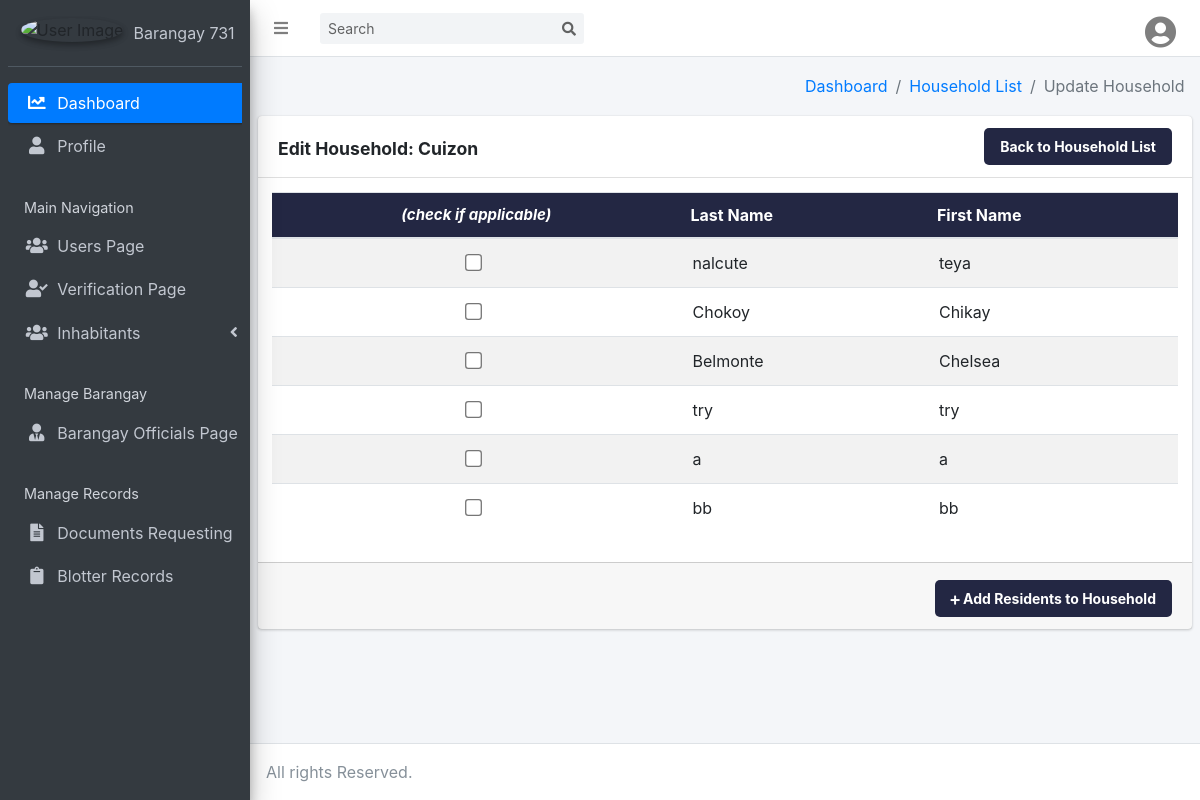
Screenshot of /subcontents/updateHousehold.php?id=1&cluster_id=1 with the database file from the repository.
### tables this page shows
CREATE TABLE `household_tbl` (
  `HouseholdID` int(11) NOT NULL,
  `HouseHoldNumber` int(11) NOT NULL,
  `HouseholdName` varchar(255) DEFAULT NULL,
  `ClusterId` int(11) NOT NULL
);

CREATE TABLE `residents_tbl` (
  `ResidentID` int(11) NOT NULL,
  `HouseholdID` int(11) DEFAULT NULL,
  `ClusterID` int(11) DEFAULT NULL,
  `LastName` varchar(255) DEFAULT NULL,
  `FirstName` varchar(255) DEFAULT NULL,
  `MiddleName` varchar(255) DEFAULT NULL,
  `Suffix` varchar(25) NOT NULL,
  `HouseNumber` int(11) NOT NULL,
  `StreetName` varchar(255) NOT NULL,
  `CityName` varchar(255) NOT NULL,
  `PostalCode` varchar(20) DEFAULT NULL,
  `Gender` varchar(10) DEFAULT NULL,
  `Birthday` date DEFAULT NULL,
  `Age` int(11) DEFAULT NULL,
  `PlaceOfBirth` varchar(255) DEFAULT NULL,
  `Citizenship` varchar(255) NOT NULL,
  `CivilStatus` varchar(20) DEFAULT NULL,
  `LiveIn` enum('yes','no') DEFAULT NULL,
  `PWD` enum('yes','no') DEFAULT NULL,
  `SoloParent` enum('yes','no') DEFAULT NULL,
  `Kasambahay` enum('yes','no') DEFAULT NULL,
  `Occupation` varchar(255) DEFAULT NULL,
  `Student` enum('yes','no') DEFAULT NULL,
  `RegisteredVoter` enum('yes','no') DEFAULT NULL,
  `Image` varchar(255) NOT NULL,
  `IsArchived` tinyint(1) DEFAULT 0
);

### subcontents/updateHousehold.php (the view, shortened to what this page needs)
<?php
require '../includes/dbhandler.inc.php';
if (isset($_GET['id'])) {
  $householdID = $_GET['id'];
  $ClusterID = $_GET['cluster_id'];
  $sql = "SELECT * FROM Household_tbl WHERE HouseholdID = $householdID";
  $result = mysqli_query($conn, $sql);
  if (mysqli_num_rows($result) > 0) {
    $household = mysqli_fetch_assoc($result);
    ?>
    <!DOCTYPE html>
    <html>
    <head>
      <link rel="stylesheet" href="../adminfiles/plugins/fontawesome-free/css/all.min.css">
      <link rel="stylesheet" href="https://code.ionicframework.com/ionicons/2.0.1/css/ionicons.min.css">
      <link rel="stylesheet" href="../adminfiles/dist/css/adminlte.min.css">
      <link rel="stylesheet" href="../adminfiles/plugins/overlayScrollbars/css/OverlayScrollbars.min.css">
      <link href="https://cdn.datatables.net/2.0.3/css/dataTables.bootstrap4.css" rel="stylesheet">
      <link href="https://cdn.datatables.net/buttons/3.0.1/css/buttons.bootstrap4.css" rel="stylesheet">
      <link rel="stylesheet" href="../adminfiles/dist/css/ogcss.css">
    </head>
    <body class="hold-transition sidebar-mini">
      <div class="wrapper">
        <nav class="main-header navbar navbar-expand navbar-white navbar-light">
          <ul class="navbar-nav">
            <li class="nav-item">
              <a class="nav-link" data-widget="pushmenu" href="#"><i class="fas fa-bars"></i></a>
            </li>
          </ul>
          <form class="form-inline ml-3">
            <div class="input-group input-group-sm">
              <input class="form-control form-control-navbar" type="search" placeholder="Search" aria-label="Search">
              <div class="input-group-append">
                <button class="btn btn-navbar" type="submit">
                  <i class="fas fa-search"></i>
                </button>
              </div>
            </div>
          </form>
          <ul class="navbar-nav ml-auto">
        <li class="nav-item dropdown">
          <a class="nav-link" data-toggle="dropdown" href="#">
            <i class="fas fa-user-circle fa-2x"></i>
          </a>
        </li>
      </ul>
    </nav>
    <aside class="main-sidebar sidebar-dark-primary elevation-4">
      <div class="sidebar">
        <div class="user-panel mt-3 pb-3 mb-3 d-flex">
          <div class="image">
            <img src="../builtimages/left_logo.png" class="img-circle elevation-2" alt="User Image">
          </div>
          <div class="info">
            <a href="#" class="d-block">Barangay 731</a>
          </div>
        </div>
        <nav class="mt-2">
          <ul class="nav nav-pills nav-sidebar flex-column" data-widget="treeview" role="menu" data-accordion="false">
            <li class="nav-item has-treeview menu-open">
              <a href="../AdminDashboard.php" class="nav-link active">
                <i class="fas fa-chart-line nav-icon"></i>
                <p>Dashboard</p>
              </a>
            </li>
            <li class="nav-item">
              <a href="../adminProfile.php" class="nav-link">
                <i class="fas fa-user nav-icon"></i>
                <p>Profile</p>
              </a>
            </li>
            <li class="nav-header">Main Navigation</li>
            <li class="nav-item">
              <a href="UsersList.php" class="nav-link">
                <i class="fas fa-users nav-icon"></i>
                <p>Users Page</p>
              </a>
            </li>
            <li class="nav-item">
              <a href="../VerificationPage.php" class="nav-link">
                <i class="fas fa-user-check nav-icon"></i>
                <p>Verification Page</p>
              </a>
            </li>
            <li class="nav-item has-treeview">
              <a href="#" class="nav-link">
                <i class="fas fa-users nav-icon"></i>
                <p>
                  Inhabitants
                  <i class="fas fa-angle-left right"></i>
                </p>
              </a>
            </li>
            <li class="nav-header">Manage Barangay</li>
            <li class="nav-item">
              <a href="../barangayOfficials.php" class="nav-link">
                <i class="fas fa-user-tie nav-icon"></i>
                <p>Barangay Officials Page</p>
              </a>
            </li>
            <li class="nav-header">Manage Records</li>
            <li class="nav-item">
              <a href="../viewRequests.php" class="nav-link">
                <i class="fas fa-file-alt nav-icon"></i>
                <p>Documents Requesting</p>
              </a>
            </li>
            <li class="nav-item">
              <a href="../viewBlotterRecords.php" class="nav-link">
                <i class="fas fa-clipboard nav-icon"></i>
                <p>Blotter Records</p>
              </a>
            </li>
          </ul>
        </nav>
      </div>
    </aside>
    <div class="content-wrapper">
      <section class="content-header">
        <div class="container-fluid">
          <div class="row">
            <div class="col-sm-6">
            </div>
            <div class="col-sm-6">
              <ol class="breadcrumb float-sm-right">
                <li class="breadcrumb-item"><a href="../AdminDashboard.php">Dashboard</a></li>
                <li class="breadcrumb-item"><a href="../householdList.php">Household List</a></li>
                <li class="breadcrumb-item active">Update Household</li>
              </ol>
            </div>
          </div>
        </div>
      </section>
      <section class="content">
        <div class="row">
          <div class="col-12">
            <form action='../includes/reviewResidentToHousehold.inc.php' method='POST'>
              <div class="card">
                <div class="card-header">
                  <h3 class="card-title" style="font-weight: bold; margin-top: 10px;"> Edit Household: <?php echo $household['HouseholdName']; ?> </h3>
                  <span onclick="window.location.href='../householdList.php';" class="btnSave bg-1 text-fff text-bold" id="create-resident-btn">Back to Household List</span>
                </div>
                <?php
                $search = isset($_GET['search']) ? $_GET['search'] : '';
                $sql = "SELECT * FROM Residents_tbl WHERE HouseholdID IS NULL AND ClusterID = $ClusterID AND (FirstName LIKE '%$search%' OR LastName LIKE '%$search%')";
                $result = mysqli_query($conn, $sql);
                ?>
                <div class="card-body">
                  <div class="table-responsive">
                    <table id="viewhouseholdr" style="width: 100% !important;" class="table table-striped table-hover">
                      <thead>
                        <tr>
                          <th style="text-align: center; font-style: italic; font-size: 15px;"> (check if applicable)</th>
                          <th>Last Name</th>
                          <th>First Name</th>
                        </tr>
                      </thead>
                      <tbody>
                        <?php
                        while ($row = mysqli_fetch_assoc($result)) {
                          ?>
                          <tr>
                            <td style="text-align: center;">
                              <input type="checkbox" name="residentIDs[]" id="resident_<?php echo $row['ResidentID']; ?>" value="<?php echo $row['ResidentID']; ?>" class="custom-checkbox">
                            </td>
                            <td><?php echo $row['LastName']; ?></td>
                            <td><?php echo $row['FirstName']; ?></td>
                          </tr>
                          <?php
                        }
                        ?>
                      </tbody>
                    </table>
                  </div>
                </div>
                <div class="card-footer" style="border-top: 1px solid #ccc;">
                  <button class="btnSave bg-1 text-fff text-bold" type='submit' id="create-resident-btn" style="margin-top:5px;"> <i class="fas fa-plus fa-xs"></i> Add Residents to Household </button>
                </div>
              </div>
            </form>
          </div>
        </div>
      </section>
    </div>
    <footer class="main-footer no-print">
      All rights Reserved.
    </footer>
  </div>
</body>
</html>
<?php
} else {
  echo "Household not found.";
}
} else {
  echo "Household ID not provided.";
}
?>

### subcontents/updateHousehold.php (style rules this page uses)
.custom-checkbox { transform: scale(1.3); }

### rows the page displays
household_tbl: HouseholdName "Cuizon"
residents_tbl: LastName "nalcute", FirstName "teya"
residents_tbl: LastName "Chokoy", FirstName "Chikay"
residents_tbl: LastName "Belmonte", FirstName "Chelsea"
residents_tbl: LastName "try", FirstName "try"
residents_tbl: LastName "a", FirstName "a"
residents_tbl: LastName "bb", FirstName "bb"
